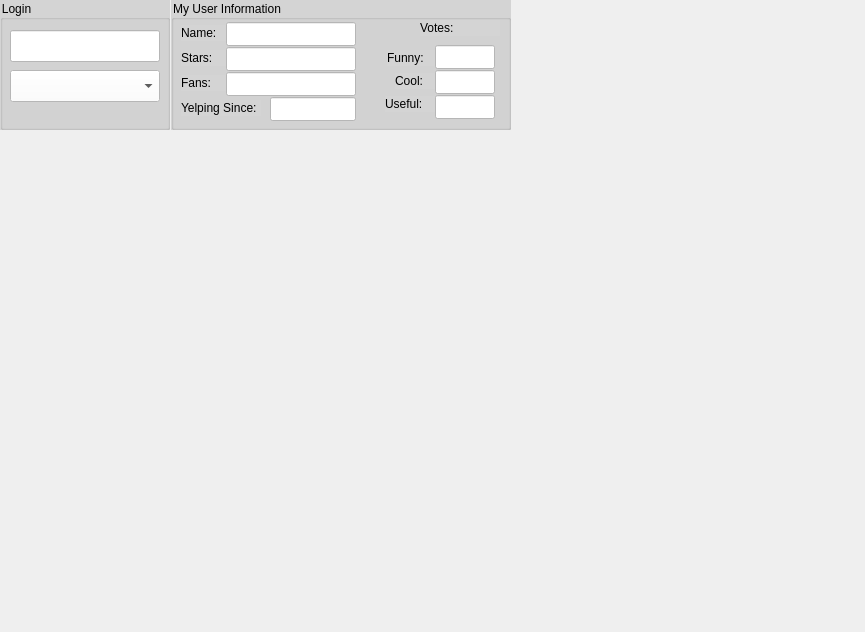
<?xml version="1.0" encoding="UTF-8"?>
<ui version="4.0">
 <class>milestone3</class>
 <widget class="QWidget" name="milestone3">

<!-- Entire Window -->
 <property name="geometry">
   <rect>
    <x>0</x>
    <y>0</y>
    <width>865</width>
    <height>632</height>
   </rect>
  </property>
  <property name="windowTitle">
   <string>milestone3</string>
  </property>

<!-- Login Box -->
  <widget class="QGroupBox" name="login">
   <property name="geometry">
    <rect>
     <x>0</x>
     <y>0</y>
     <width>170</width>
     <height>130</height>
    </rect>
   </property>
   <property name="styleSheet">
    <string notr="true">
background-color: rgb(212, 212, 212);</string>
   </property>
   <property name="title">
    <string>Login</string>
   </property>
   	</widget>

	<!-- Name -->
 	<widget class="QLineEdit" name="name">
 	   <property name="geometry">
 	   <rect>
 	    <x>10</x>
 	     <y>30</y>
 	     <width>150</width>
 	     <height>32</height>
 	    </rect>
 	   </property>
 	   <property name="styleSheet">
 	    <string notr="true">background-color: rgb(255, 255, 255);</string>
 	   </property>
 	  </widget> 

	<!-- User ID -->
 	<widget class="QComboBox" name="userid">
 	   <property name="geometry">
 	    <rect>
 	     <x>10</x>
 	     <y>70</y>
 	     <width>150</width>
 	     <height>32</height>
 	    </rect>
 	   </property>
 	   <property name="styleSheet">
 	    <string notr="true">background-color: rgb(255, 255, 255);</string>
 	   </property>
 	  </widget> 

<!-- User Information -->
<widget class="QGroupBox" name="myinfo">
   <property name="geometry">
    <rect>
     <x>171</x>
     <y>0</y>
     <width>340</width>
     <height>130</height>
    </rect>
   </property>
   <property name="styleSheet">
    <string notr="true">
background-color: rgb(212, 212, 212);</string>
   </property>
   <property name="title">
    <string>My User Information</string>
   </property>
   </widget>

	<!-- Name -->
	<widget class="QLabel" name="namelabel">
  	  <property name="geometry">
 	    <rect>
 	     <x>181</x>
 	     <y>25</y>
 	     <width>45</width>
 	     <height>16</height>
 	    </rect>
 	   </property>
 	   <property name="styleSheet">
 	    <string notr="true">background-color: rgb(212, 212, 212);</string>
 	   </property>
 	   <property name="text">
 	    <string>Name:</string>
 	   </property>
 	  </widget>
 	<widget class="QLineEdit" name="displayname">
 	   <property name="geometry">
 	   <rect>
 	    <x>226</x>
 	     <y>22</y>
 	     <width>130</width>
 	     <height>24</height>
 	    </rect>
 	   </property>
 	   <property name="styleSheet">
 	    <string notr="true">background-color: rgb(255, 255, 255);</string>
 	   </property>
 	  </widget> 

	<!-- Stars-->
	<widget class="QLabel" name="starslabel">
  	  <property name="geometry">
 	    <rect>
 	     <x>181</x>
 	     <y>50</y>
 	     <width>45</width>
 	     <height>16</height>
 	    </rect>
 	   </property>
 	   <property name="styleSheet">
 	    <string notr="true">background-color: rgb(212, 212, 212);</string>
 	   </property>
 	   <property name="text">
 	    <string>Stars:</string>
 	   </property>
 	  </widget>
 	<widget class="QLineEdit" name="displaystars">
 	   <property name="geometry">
 	   <rect>
 	    <x>226</x>
 	     <y>47</y>
 	     <width>130</width>
 	     <height>24</height>
 	    </rect>
 	   </property>
 	   <property name="styleSheet">
 	    <string notr="true">background-color: rgb(255, 255, 255);</string>
 	   </property>
 	  </widget> 

	<!-- Fans -->
	<widget class="QLabel" name="fanslabel">
  	  <property name="geometry">
 	    <rect>
 	     <x>181</x>
 	     <y>75</y>
 	     <width>45</width>
 	     <height>16</height>
 	    </rect>
 	   </property>
 	   <property name="styleSheet">
 	    <string notr="true">background-color: rgb(212, 212, 212);</string>
 	   </property>
 	   <property name="text">
 	    <string>Fans:</string>
 	   </property>
 	  </widget>
 	<widget class="QLineEdit" name="displayfans">
 	   <property name="geometry">
 	   <rect>
 	    <x>226</x>
 	     <y>72</y>
 	     <width>130</width>
 	     <height>24</height>
 	    </rect>
 	   </property>
 	   <property name="styleSheet">
 	    <string notr="true">background-color: rgb(255, 255, 255);</string>
 	   </property>
 	  </widget> 

	<!-- Yelping Since -->
	<widget class="QLabel" name="yelpingsincelabel">
  	  <property name="geometry">
 	    <rect>
 	     <x>181</x>
 	     <y>100</y>
 	     <width>80</width>
 	     <height>16</height>
 	    </rect>
 	   </property>
 	   <property name="styleSheet">
 	    <string notr="true">background-color: rgb(212, 212, 212);</string>
 	   </property>
 	   <property name="text">
 	    <string>Yelping Since:</string>
 	   </property>
 	  </widget>
 	<widget class="QLineEdit" name="displayyelpingsince">
 	   <property name="geometry">
 	   <rect>
 	    <x>270</x>
 	     <y>97</y>
 	     <width>86</width>
 	     <height>24</height>
 	    </rect>
 	   </property>
 	   <property name="styleSheet">
 	    <string notr="true">background-color: rgb(255, 255, 255);</string>
 	   </property>
 	  </widget> 

	<!-- Votes -->
	<widget class="QLabel" name="voteslabel">
  	  <property name="geometry">
 	    <rect>
 	     <x>420</x>
 	     <y>20</y>
 	     <width>80</width>
 	     <height>16</height>
 	    </rect>
 	   </property>
 	   <property name="styleSheet">
 	    <string notr="true">background-color: rgb(212, 212, 212);</string>
 	   </property>
 	   <property name="text">
 	    <string>Votes:</string>
 	   </property>
 	  </widget>

		<!-- Funny -->
		<widget class="QLabel" name="funnylabel">
	  	  <property name="geometry">
	 	    <rect>
	 	     <x>387</x>
	 	     <y>50</y>
	 	     <width>80</width>
	 	     <height>16</height>
	 	    </rect>
	 	   </property>
	 	   <property name="styleSheet">
	 	    <string notr="true">background-color: rgb(212, 212, 212);</string>
	 	   </property>
	 	   <property name="text">
	 	    <string>Funny:</string>
	 	   </property>
	 	  </widget>
		<widget class="QLineEdit" name="displayfunnyvotes">
	 	   <property name="geometry">
	 	   <rect>
	 	    <x>435</x>
	 	     <y>45</y>
	 	     <width>60</width>
	 	     <height>24</height>
	 	    </rect>
	 	   </property>
	 	   <property name="styleSheet">
	 	    <string notr="true">background-color: rgb(255, 255, 255);</string>
	 	   </property>
	 	  </widget> 

		<!-- Cool-->
		<widget class="QLabel" name="coollabel">
	  	  <property name="geometry">
	 	    <rect>
	 	     <x>395</x>
	 	     <y>73</y>
	 	     <width>50</width>
	 	     <height>16</height>
	 	    </rect>
	 	   </property>
	 	   <property name="styleSheet">
	 	    <string notr="true">background-color: rgb(212, 212, 212);</string>
	 	   </property>
	 	   <property name="text">
	 	    <string>Cool:</string>
	 	   </property>
	 	  </widget>
		<widget class="QLineEdit" name="displaycoolvotes">
	 	   <property name="geometry">
	 	   <rect>
	 	    <x>435</x>
	 	     <y>70</y>
	 	     <width>60</width>
	 	     <height>24</height>
	 	    </rect>
	 	   </property>
	 	   <property name="styleSheet">
	 	    <string notr="true">background-color: rgb(255, 255, 255);</string>
	 	   </property>
	 	  </widget> 

		<!-- Useful -->
		<widget class="QLabel" name="usefullabel">
	  	  <property name="geometry">
	 	    <rect>
	 	     <x>385</x>
	 	     <y>96</y>
	 	     <width>50</width>
	 	     <height>16</height>
	 	    </rect>
	 	   </property>
	 	   <property name="styleSheet">
	 	    <string notr="true">background-color: rgb(212, 212, 212);</string>
	 	   </property>
	 	   <property name="text">
	 	    <string>Useful:</string>
	 	   </property>
	 	  </widget>
		<widget class="QLineEdit" name="displayusefulvotes">
	 	   <property name="geometry">
	 	   <rect>
	 	    <x>435</x>
	 	     <y>95</y>
	 	     <width>60</width>
	 	     <height>24</height>
	 	    </rect>
	 	   </property>
	 	   <property name="styleSheet">
	 	    <string notr="true">background-color: rgb(255, 255, 255);</string>
	 	   </property>
	 	  </widget> 


























 </widget>
 <resources/>
 <connections/>
</ui>
